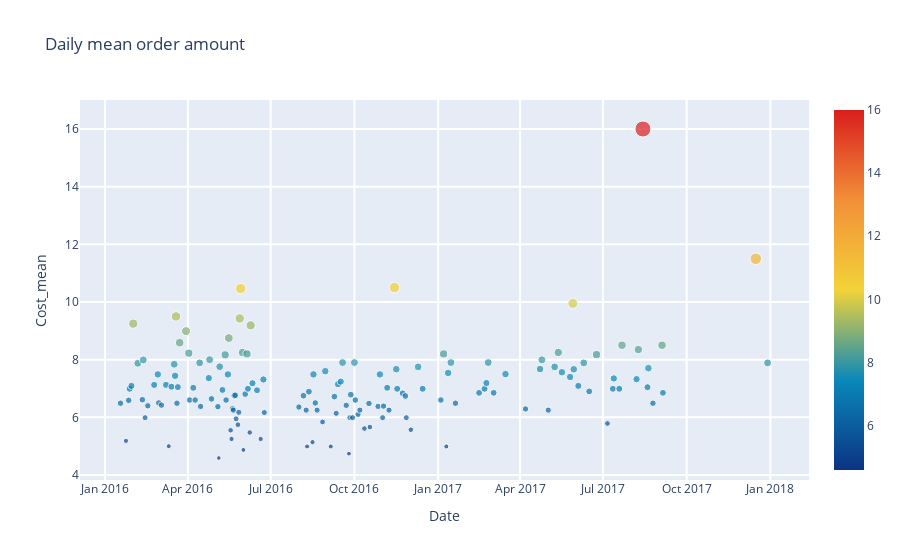

The notebook cell saved with this chart:
### Code cell
df_daily_cost = df_master.groupby('Date').agg({'Cost':['mean', 'std','sum'],
                                            'Burrito':'count',
                                            'Hunger':['mean', 'std','sum']})

df_daily_cost.columns = df_daily_cost.columns.droplevel(0)

df_daily_cost = df_daily_cost.reset_index().rename_axis(None, axis=1)
df_daily_cost.columns = ['date', 'Cost_mean', 'Cost_std', 'Cost_sum', 
                         'order_count', 'Hunger_mean', 'Hunger_std', 'Hunger_sum']

df_daily_cost.sort_values(by='date', ascending=True, inplace=True)

df_daily_cost[['Cost_mean', 'Hunger_mean']] = df_daily_cost[['Cost_mean', 'Hunger_mean']].fillna(value=0)

trace = go.Scatter(
    x = df_daily_cost['date'].values,
    y = df_daily_cost['Cost_mean'].values,
    mode='markers',
    marker=dict(
        size = df_daily_cost['Cost_mean'],
        color = df_daily_cost['Cost_mean'],
        colorscale='Portland',
        showscale=True
    )
)
layout= go.Layout(
    autosize= True,
    title= 'Daily mean order amount',
    hovermode= 'closest',
    xaxis=dict(
        title= 'Date',
        ticklen= 5,
        gridwidth= 2,
    ),
    yaxis=dict(
        title= 'Cost_mean',
        ticklen= 5,
        gridwidth= 2,
    ),
    showlegend= False
)

fig = go.Figure(data=trace, layout=layout)
fig

### Figure 1 — Plotly figure (JSON) as saved in the notebook; plotly's stock layout.template omitted (floating-point values rounded to 4 significant figures; data arrays with more than 128 entries replaced by an {"elided": "..."} marker saying what was removed)
{"data": [{"marker": {"color": {"elided": "150 float values"}, "colorscale": [[0, "rgb(12,51,131)"], [0.25, "rgb(10,136,186)"], [0.5, "rgb(242,211,56)"], [0.75, "rgb(242,143,56)"], [1, "rgb(217,30,30)"]], "showscale": true, "size": {"elided": "150 float values"}}, "mode": "markers", "type": "scatter", "x": {"elided": "150 str values"}, "y": {"elided": "150 float values"}}], "layout": {"autosize": true, "hovermode": "closest", "showlegend": false, "title": {"text": "Daily mean order amount"}, "xaxis": {"gridwidth": 2, "ticklen": 5, "title": {"text": "Date"}}, "yaxis": {"gridwidth": 2, "ticklen": 5, "title": {"text": "Cost_mean"}}}}
